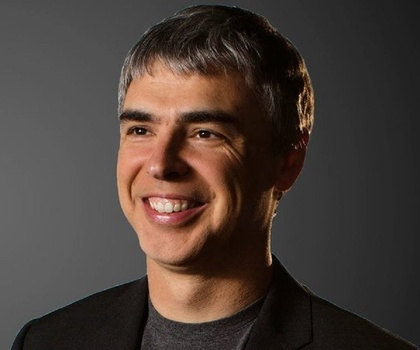
%> input picture Lab 10/larrypage2.jpg, 420 x 350 px, shrunk from 900 x 750 before the run
$ octave Q2.m   (GNU Octave 9; MATLAB toolbox functions it lacks are replaced by stand-ins)
%> lines starting %> are read from the running program, lines starting %| are printed output that depends on the picture
clear
I = imread('larrypage2.jpg');
%> I is the input picture: size 350x420x3 uint8; mean R, G, B 73, 61.6, 55.8
[R C D] = size(I);
%> R = 350; C = 420; D = 3
for k = 1:3
%> this loop made 3 passes; what is shown inside it comes from the first
    II = im2double(I(:,:,k));
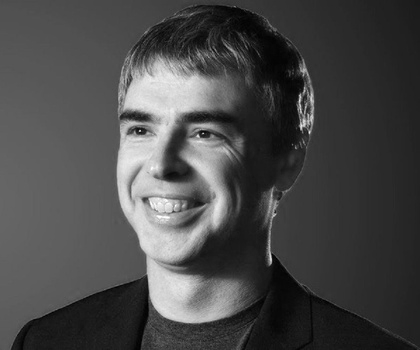
%> II: size 350x420 double; min 0, max 1, mean 0.286
    F = [0 0 1 0 0; 0 1 2 1 0; 1 2 -16 2 1; 0 1 2 1 0; 0 0 1 0 0];
    I_FILTERED = conv2(II,F);
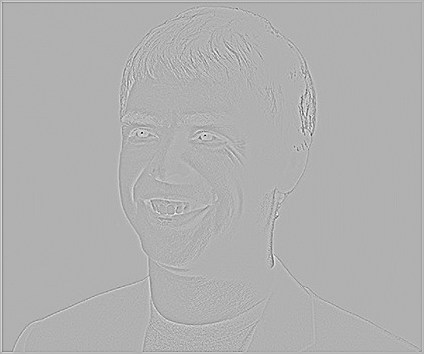
%> I_FILTERED: size 354x424 double; min -8.81, max 3.87, mean 1.16e-17; drawn with min black and max white
    IZC = zeros(R,C);
    for i = 2:R-1
        for j = 2:C-1
            if (I_FILTERED(i,j)>0)
             if (I_FILTERED(i,j+1)>=0 && I_FILTERED(i,j-1)<0) || (I_FILTERED(i,j+1)<0 && I_FILTERED(i,j-1)>=0)

                IZC(i,j)= I_FILTERED(i,j+1);

            elseif (I_FILTERED(i+1,j)>=0 && I_FILTERED(i-1,j)<0) || (I_FILTERED(i+1,j)<0 && I_FILTERED(i-1,j)>=0)
                    IZC(i,j)= I_FILTERED(i,j+1);
            elseif (I_FILTERED(i+1,j+1)>=0 && I_FILTERED(i-1,j-1)<0) || (I_FILTERED(i+1,j+1)<0 && I_FILTERED(i-1,j-1)>=0)
                  IZC(i,j)= I_FILTERED(i,j+1);
            elseif (I_FILTERED(i-1,j+1)>=0 && I_FILTERED(i+1,j-1)<0) || (I_FILTERED(i-1,j+1)<0 && I_FILTERED(i+1,j-1)>=0)
                  IZC(i,j)=I_FILTERED(i,j+1);
            end

        end
        end
    end
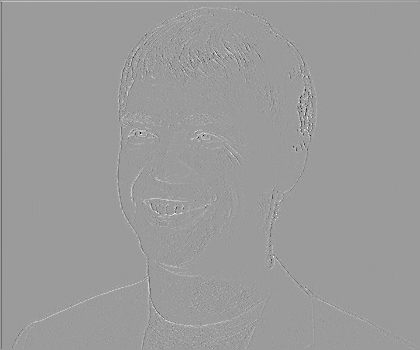
%> IZC: size 350x420 double; min -6.01, max 3.87, mean 0.00743; drawn with min black and max white
    IOUT = im2uint8(IZC);
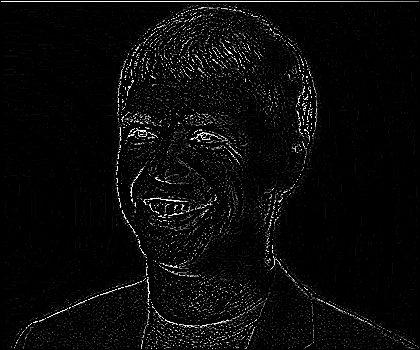
%> IOUT: size 350x420 uint8; min 0, max 255, mean 9.6
    %IOUT = IOUT>100;
    subplot(1,3,k);
    imshow(IOUT);
    if k == 1
        title('LoG on R');
    elseif k == 2
        title('LoG on G');
    elseif k == 3
        title('LoG on B');
    end
end
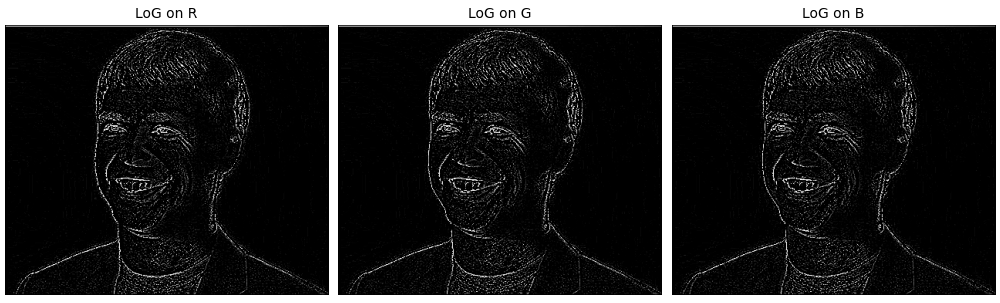
%> figure redrawn from the program's plot data, 3 panels
